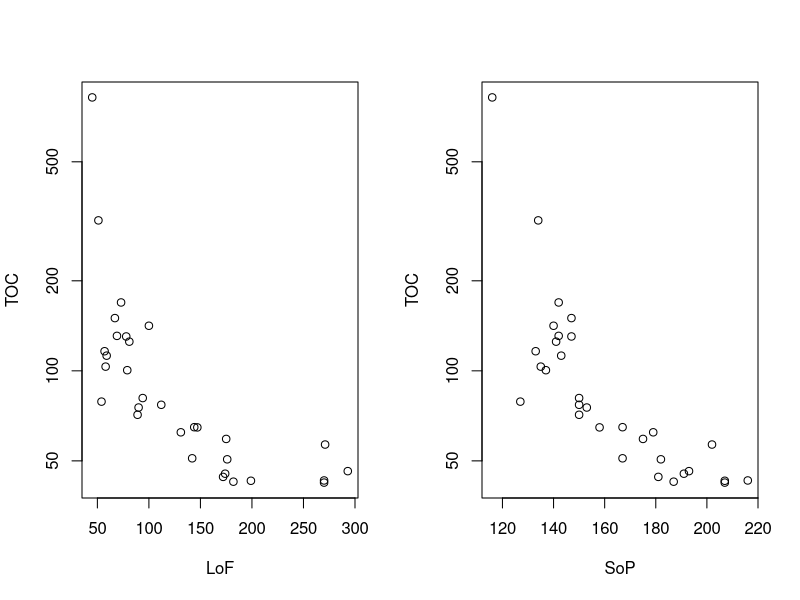
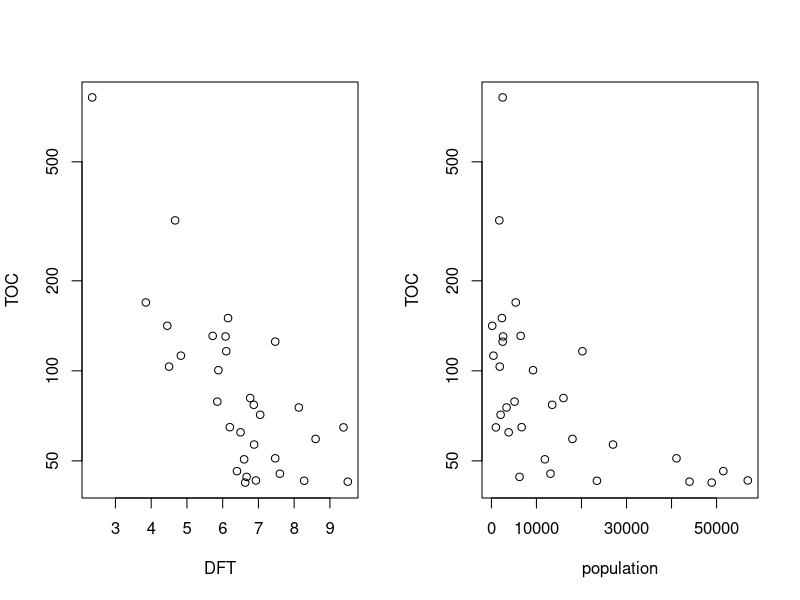
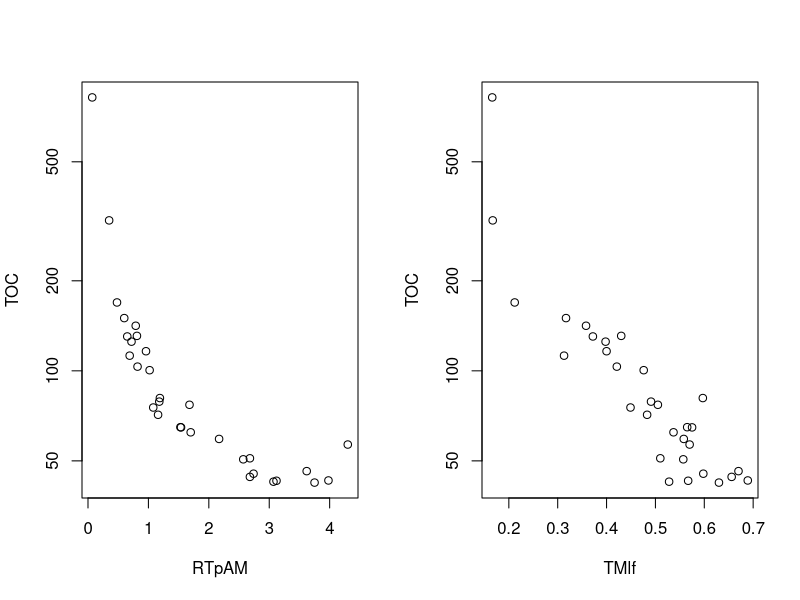
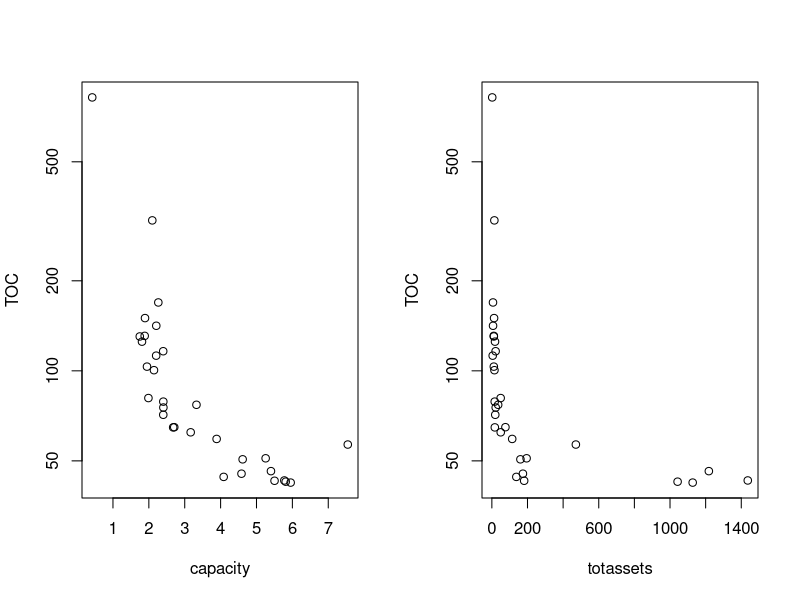
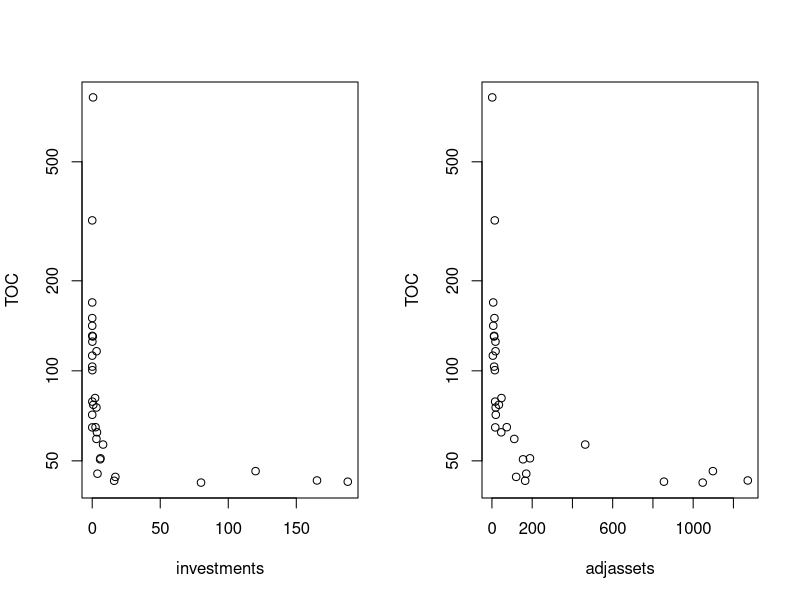

Recreate these plots in R, in order.
## ---- chunk 1
set.seed(111222)
library("MASS")
air <- read.delim("airline_costs.dat", header = FALSE, sep="")
colnames(air) <- c("Airline", "LoF", "SoP", "DFT", "population",
                   "TOC", "RTpAM", "TMlf", "capacity", "totassets",
                   "investments", "adjassets")
## ---- chunk 2
#air <- log(air[,-1])
par( lty = "solid", mfcol = c(1,2) )
plot(TOC ~ LoF, data = air, log = "y")
plot(TOC ~ SoP, data = air, log = "y")
plot(TOC ~ DFT, data = air, log = "y")
plot(TOC ~ population, data = air, log = "y")
plot(TOC ~ RTpAM, data = air, log = "y")
plot(TOC ~ TMlf, data = air, log = "y")
plot(TOC ~ capacity, data = air, log = "y")
plot(TOC ~ totassets, data = air, log = "y")
plot(TOC ~ investments, data = air, log = "y")
plot(TOC ~ adjassets, data = air, log = "y")
## ---- chunk 3
fit <- lm(TOC ~ capacity + LoF + TMlf + DFT + population + SoP + totassets + investments + adjassets, data = air)
fit3 <- lm(TOC ~ capacity + LoF + TMlf + DFT + population + SoP + totassets + investments + adjassets -1, data = air)
fit2 <- lm(TOC ~ capacity + LoF + TMlf, data = air)
fit4 <- lm(TOC ~ capacity + TMlf + SoP, data = air)
anova(fit, fit2)
